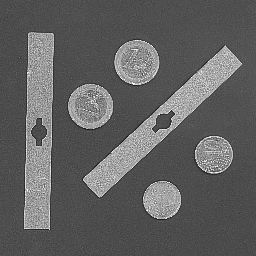
#> input picture lab5/imgs-P5/monedas.pgm, 256 x 256 px
$ python p5.py
#> lines starting #> are read from the running program, lines starting #| are printed output that depends on the picture; after the words box and inside, x2 and y2 are one past the last pixel; in counts of white or black regions, pixels touching at a corner belong together
### lab1/visualPercepUtils.py
import numpy as np
import math
import matplotlib.pyplot as plt

def computeRowsCols(N, m, n):
    print(N, m, n)
    if m is None:
        m = math.sqrt(N)
        if n is None:
            n = math.ceil(N / m)
        else:
            m = math.ceil(N / n)
    else:
        if n is None:
            n = math.ceil(N / m)
        else:
            m = math.ceil(N / n)
    m, n = max(1, m), max(1, n)
    m, n = math.ceil(m), math.ceil(n)
    #print(m, n)
    return m, n

# [12 lines left out: function showInFigs, not called in this run]

def showInGrid(imgs, figure_size=None, m=None, n=None, show=None, title="",subtitles=None):
    N = len(imgs)
    #plt.subplots_adjust(top=5) # añadido (10/10/19) para ejecutar una entrega de un estudiante
    m, n = computeRowsCols(N, m, n)
    #print(m,n)
    if figure_size is None:
        figure_size = (m, n)
    if show is not None:
        for i in range(len(imgs)):
            imgs[i] = imgs[i][min(show[0][1], show[1][1]):max(show[0][1], show[1][1]), min(show[0][0], show[1][0]):max(show[0][0], show[1][0])]
    fig = plt.figure(figsize=figure_size)
    plt.gray()
    for i in range(1, N + 1):
        ax=fig.add_subplot(m, n, i)
        if len(imgs[i - 1].shape) >= 2:
            plt.imshow(imgs[i - 1])
        else:
            plt.plot(imgs[i - 1])
        if subtitles is not None:
            ax.set_title(subtitles[i-1])

    fig.suptitle(title)
    #plt.savefig(title+".png")#,bbox_inches='tight')
    plt.show(block=True)

def histImg(im):
    return np.histogram(im.flatten(), 256)[0]

# [45 lines left out: functions showPlusInfo, showImgsPlusHists, pil2np, displayHoughPeaks, not called in this run]

def showImWithColorMap(im,cmap='spectral'):
    plt.imshow(im,cmap=cmap)

### lab5/p5.py
# !/usr/bin/env python
# -*- coding: utf-8 -*-

from PIL import Image
import numpy as np
import matplotlib.pyplot as plt
from skimage.filters import threshold_otsu
import glob
import sys

from skimage import measure

from skimage.morphology import disk, square, closing, opening # for the mathematically morphology part

sys.path.append("../lab1/")
import visualPercepUtils as vpu

bStudentVersion=True
if not bStudentVersion:
    import p5e

def testOtsu(im, params=None):
    nbins = 256
    th = threshold_otsu(im)
    hist = np.histogram(im.flatten(), bins=nbins, range=[0, 255])[0]
    return [th, im > th, hist]  # threshold, binarized image (using such threshold), and image histogram


def fillGaps(im, params=None):
    binIm = im > threshold_otsu(im)
    sElem = disk(params['closing-radius'])
    return [binIm, closing(binIm, sElem)]

# Don't worry about this function
def removeSmallRegions(im, params=None):
    binIm = im > threshold_otsu(im)
    sElem = disk(params['opening-radius'])
    return [binIm, opening(binIm, sElem)]

# Don't worry about this function
def fillGapsThenRemoveSmallRegions(im, params=None):
    binIm, closeIm = fillGaps(im, params)  # first, fill gaps
    sElem = disk(params['opening-radius'])
    return [binIm, opening(closeIm, sElem)]

def labelConnectedComponents(im, params=None):
    binIm = im > threshold_otsu(im, params)
    binImProc = fillGapsThenRemoveSmallRegions(im, params)[1]
    return [binIm, binImProc,
            measure.label(binIm, background=0), measure.label(binImProc, background=0)]

def reportPropertiesRegions(labelIm,title):
    print("* * "+title)
    regions = measure.regionprops(labelIm)
    for r, region in enumerate(regions):  # enumerate() is often handy: it provides both the index and the element
        print("Region", r + 1, "(label", str(region.label) + ")")
        print("\t area: ", region.area)
        print("\t perimeter: ", round(region.perimeter, 1))  # show only one decimal place

# -----------------
# Test image files
# -----------------
path_input = './imgs-P5/'
path_output = './imgs-out-P5/'
bAllFiles = False
if bAllFiles:
    files = glob.glob(path_input + "*.p??")
else:
    files = [path_input + 'monedas.pgm']

# --------------------
# Tests to perform
# --------------------
bAllTests = False
if bAllTests:
    tests = ['testOtsu', 'labelConnectedComponents']
else:
    #tests = ['testOtsu']
     tests = ['labelConnectedComponents']

# -------------------------------------------------------------------
# Dictionary of user-friendly names for each function ("test") name
# -------------------------------------------------------------------

nameTests = {'testOtsu': "thresholding with Otsu's method",
             'labelConnectedComponents': 'Labelling conected components'}

myThresh = 100  # use your own value here
diskSizeForClosing = 2  # don't worry about this
diskSizeForOpening = 5  # don't worry about this

def doTests():
    print("Testing ", tests, "on", files)
    nFiles = len(files)
    nFig = None
    for i, imfile in enumerate(files):
        im_pil = Image.open(imfile).convert('L')
#> im_pil is the input picture: PIL image 256x256 L; min 17, max 254, mean 96.4
        im = np.array(im_pil)  # from Image to array

        for test in tests:
            title = nameTests[test]
            print(imfile, test)
            if test is "testOtsu":
                params = {}
            elif test is "labelConnectedComponents":
                params = {}
                params['closing-radius'] = diskSizeForClosing
                params['opening-radius'] = diskSizeForOpening
                subtitles = ["original image", "binarized image", "Processed binary image", "Connected components", "Connected componentes from processed binary image"]

            outs_np = eval(test)(im, params)

            if test is "testOtsu":
                outs_np_plot = [outs_np[2]] + [outs_np[1]] + [im > myThresh]
                subtitles = ["original image", "Histogram", "Otsu with threshold=" + str(outs_np[0]),
                             "My threshold: " + str(myThresh)]
                m = n = 2
            else:
                outs_np_plot = outs_np
                m = n = None
            print(len(outs_np_plot))
            vpu.showInGrid([im] + outs_np_plot, m=m, n=n, title=title, subtitles=subtitles)
            if test is 'labelConnectedComponents':
                plt.figure()
                labelImOriginalBinaryImage = outs_np_plot[2]
                labelImProcessedBinaryImage = outs_np_plot[3]
                vpu.showImWithColorMap(labelImOriginalBinaryImage,'jet') # the default color map, 'spectral', does not work in lab computers
                plt.show(block=True)
                titleForBinaryImg = "From unprocessed binary image"
                titleForProcesImg = "From filtered binary image"
                reportPropertiesRegions(labelIm=labelImOriginalBinaryImage,title=titleForBinaryImg)
                reportPropertiesRegions(labelIm=labelImProcessedBinaryImage,title=titleForProcesImg)

                if not bStudentVersion:
                    p5e.displayImageWithCoins(im,labelIm=labelImOriginalBinaryImage,title=titleForBinaryImg)
                    p5e.displayImageWithCoins(im,labelIm=labelImProcessedBinaryImage,title=titleForProcesImg)
#> this loop made 1 pass
#> N in showInGrid on pass 1: 5
#| 4
#| 5 None None
#> pass 1, in labelConnectedComponents, `binIm = im > threshold_otsu(im, params)`:
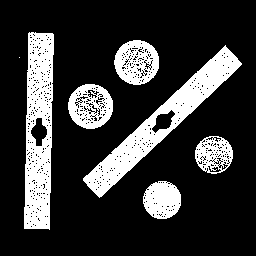
#> binIm: shape (256, 256) bool; 21.1% white; 7 white regions (1 under 20 px), largest, box (x1, y1, x2, y2) and area: (83, 45, 242, 198) 4676, (24, 32, 54, 230) 4469, (114, 40, 159, 85) 1372, (68, 84, 113, 129) 1309, (143, 181, 181, 219) 1102, (195, 136, 233, 174) 891
#> pass 1, in fillGapsThenRemoveSmallRegions, `binIm, closeIm = fillGaps(im, params)`:
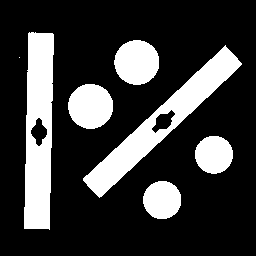
#> closeIm: shape (256, 256) bool; 22.9% white; 7 white regions (1 under 20 px), largest, box (x1, y1, x2, y2) and area: (83, 45, 242, 198) 4785, (24, 32, 54, 230) 4782, (68, 84, 113, 129) 1595, (114, 40, 159, 85) 1586, (143, 181, 181, 219) 1148, (195, 136, 233, 174) 1138
#> pass 1, in labelConnectedComponents, `binImProc = fillGapsThenRemoveSmallRegions(im, params)[1]`:
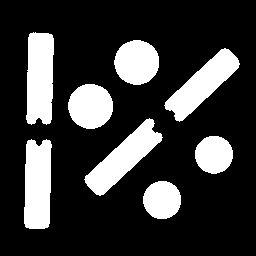
#> binImProc: shape (256, 256) bool; 22% white; 8 white regions, largest, box (x1, y1, x2, y2) and area: (26, 32, 54, 125) 2279, (84, 118, 163, 196) 2268, (24, 139, 52, 229) 2224
#> pass 1, in showInGrid, `plt.show(block=True)`:
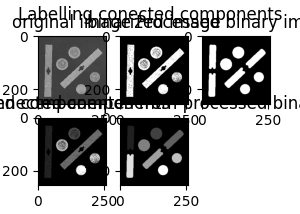
#> figure drawn by matplotlib, 5 panels
#> pass 1, in doTests, `labelImOriginalBinaryImage = outs_np_plot[2]`:
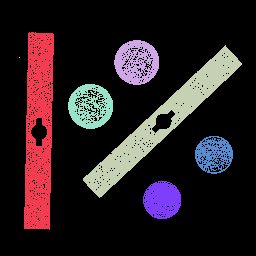
#> labelImOriginalBinaryImage: shape (256, 256) int32; 8 distinct labels, from 0 to 7; one colour per label, 0 black

    plt.show(block=True)  # show pending plots


if __name__ == "__main__":
    doTests()
